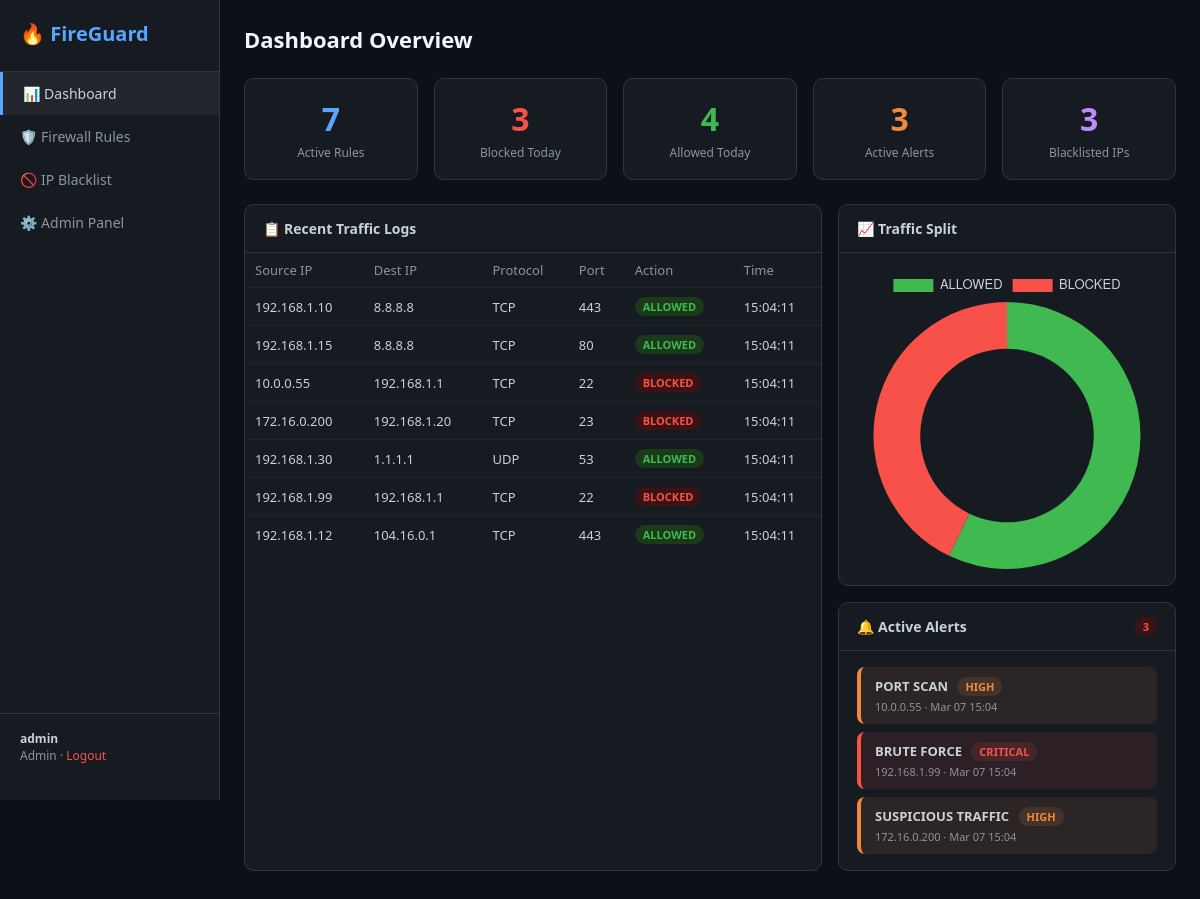
/dashboard.php (signed in), run on the app's committed database.
### tables this page shows
CREATE TABLE traffic_logs (
    id INT AUTO_INCREMENT PRIMARY KEY,
    source_ip VARCHAR(45) NOT NULL,
    dest_ip VARCHAR(45) NOT NULL,
    protocol VARCHAR(10),
    dest_port INT,
    action_taken ENUM('ALLOWED', 'BLOCKED') NOT NULL,
    rule_matched INT,
    bytes_transferred INT DEFAULT 0,
    timestamp TIMESTAMP DEFAULT CURRENT_TIMESTAMP,
    FOREIGN KEY (rule_matched) REFERENCES firewall_rules(id) ON DELETE SET NULL
);

CREATE TABLE alerts (
    id INT AUTO_INCREMENT PRIMARY KEY,
    alert_type ENUM('PORT_SCAN','BRUTE_FORCE','DDoS',
                    'SUSPICIOUS_TRAFFIC','RULE_VIOLATION') NOT NULL,
    source_ip VARCHAR(45),
    description TEXT,
    severity ENUM('LOW','MEDIUM','HIGH','CRITICAL') DEFAULT 'MEDIUM',
    is_resolved TINYINT(1) DEFAULT 0,
    created_at TIMESTAMP DEFAULT CURRENT_TIMESTAMP
);

### dashboard.php (the view, shortened to what this page needs)
<?php
$db = getDB();
$stats['total_rules']   = $db->query("SELECT COUNT(*) FROM firewall_rules WHERE is_active=1")->fetchColumn();
$stats['blocked_today'] = $db->query("SELECT COUNT(*) FROM traffic_logs WHERE action_taken='BLOCKED' AND DATE(timestamp)=CURDATE()")->fetchColumn();
$stats['allowed_today'] = $db->query("SELECT COUNT(*) FROM traffic_logs WHERE action_taken='ALLOWED' AND DATE(timestamp)=CURDATE()")->fetchColumn();
$stats['active_alerts'] = $db->query("SELECT COUNT(*) FROM alerts WHERE is_resolved=0")->fetchColumn();
$stats['blacklisted']   = $db->query("SELECT COUNT(*) FROM blocked_ips")->fetchColumn();
$recentLogs = $db->query("SELECT * FROM traffic_logs ORDER BY timestamp DESC LIMIT 10")->fetchAll();
$alerts     = $db->query("SELECT * FROM alerts WHERE is_resolved=0 ORDER BY created_at DESC LIMIT 5")->fetchAll();
$chartData  = $db->query("SELECT action_taken, COUNT(*) as count FROM traffic_logs GROUP BY action_taken")->fetchAll();
$severityColors = [
    'LOW'      => '#3fb950',
    'MEDIUM'   => '#d29922',
    'HIGH'     => '#f0883e',
    'CRITICAL' => '#f85149'
];
?>
<!DOCTYPE html>
<html lang="en">
<head>
</head>
<body>
<nav class="sidebar">
    <div class="sidebar-logo">🔥 FireGuard</div>
    <a class="nav-item active" href="dashboard.php">📊 Dashboard</a>
    <a class="nav-item" href="rules.php">🛡️ Firewall Rules</a>
    <a class="nav-item" href="blacklist.php">🚫 IP Blacklist</a>
    <?php if ($_SESSION['role'] === 'admin'): ?>
    <a class="nav-item" href="admin.php">⚙️ Admin Panel</a>
    <?php endif; ?>
    <div class="sidebar-footer">
        <strong><?= htmlspecialchars($_SESSION['user']) ?></strong>
        <?= ucfirst($_SESSION['role']) ?>
        · <a class="logout" href="logout.php">Logout</a>
    </div>
</nav>
<main class="main">
    <div class="page-title">Dashboard Overview</div>
    <div class="stats-grid">
        <div class="stat-card blue">
            <div class="value"><?= $stats['total_rules'] ?></div>
            <div class="label">Active Rules</div>
        </div>
        <div class="stat-card red">
            <div class="value"><?= $stats['blocked_today'] ?></div>
            <div class="label">Blocked Today</div>
        </div>
        <div class="stat-card green">
            <div class="value"><?= $stats['allowed_today'] ?></div>
            <div class="label">Allowed Today</div>
        </div>
        <div class="stat-card orange">
            <div class="value"><?= $stats['active_alerts'] ?></div>
            <div class="label">Active Alerts</div>
        </div>
        <div class="stat-card purple">
            <div class="value"><?= $stats['blacklisted'] ?></div>
            <div class="label">Blacklisted IPs</div>
        </div>
    </div>
    <div class="grid-2">
        <div class="panel">
            <div class="panel-header">📋 Recent Traffic Logs</div>
            <div class="panel-body" style="padding:0">
                <table>
                    <thead><tr>
                        <th>Source IP</th><th>Dest IP</th><th>Protocol</th>
                        <th>Port</th><th>Action</th><th>Time</th>
                    </tr></thead>
                    <tbody>
                    <?php foreach ($recentLogs as $log): ?>
                    <tr>
                        <td><?= htmlspecialchars($log['source_ip']) ?></td>
                        <td><?= htmlspecialchars($log['dest_ip']) ?></td>
                        <td><?= htmlspecialchars($log['protocol']) ?></td>
                        <td><?= $log['dest_port'] ?></td>
                        <td>
                            <span class="badge <?= $log['action_taken']==='ALLOWED' ? 'badge-green' : 'badge-red' ?>">
                                <?= $log['action_taken'] ?>
                            </span>
                        </td>
                        <td><?= date('H:i:s', strtotime($log['timestamp'])) ?></td>
                    </tr>
                    <?php endforeach; ?>
                    </tbody>
                </table>
            </div>
        </div>
        <div style="display:flex;flex-direction:column;gap:16px;">
            <div class="panel">
                <div class="panel-header">📈 Traffic Split</div>
                <div class="panel-body" style="text-align:center">
                    <canvas id="trafficChart" height="170"></canvas>
                </div>
            </div>
            <div class="panel">
                <div class="panel-header">
                    🔔 Active Alerts
                    <span class="badge badge-red"><?= $stats['active_alerts'] ?></span>
                </div>
                <div class="panel-body">
                    <?php foreach ($alerts as $alert): ?>
                    <div class="alert-item" style="background:<?= $severityColors[$alert['severity']] ?>18;border-color:<?= $severityColors[$alert['severity']] ?>">
                        <strong><?= str_replace('_',' ',$alert['alert_type']) ?></strong>
                        <span class="badge" style="background:<?= $severityColors[$alert['severity']] ?>22;color:<?= $severityColors[$alert['severity']] ?>;margin-left:6px">
                            <?= $alert['severity'] ?>
                        </span>
                        <div class="alert-meta">
                            <?= htmlspecialchars($alert['source_ip']) ?>
                            · <?= date('M d H:i', strtotime($alert['created_at'])) ?>
                        </div>
                    </div>
                    <?php endforeach; ?>
                </div>
            </div>
        </div>
    </div>
</main>
<script>
const chartData = <?= json_encode($chartData) ?>;
const labels = chartData.map(d => d.action_taken);
const counts = chartData.map(d => parseInt(d.count));
const colors = chartData.map(d => d.action_taken === 'ALLOWED' ? '#3fb950' : '#f85149');
new Chart(document.getElementById('trafficChart'), {
    type: 'doughnut',
    data: { labels, datasets: [{ data: counts, backgroundColor: colors, borderWidth: 0 }] },
    options: {
        plugins: { legend: { labels: { color: '#c9d1d9', font: { size: 13 } } } },
        cutout: '65%'
    }
});
</script>
</body>
</html>

### dashboard.php (style rules this page uses)
* { margin:0; padding:0; box-sizing:border-box; }
body { background:#0d1117; font-family:'Segoe UI',sans-serif; color:#c9d1d9; }
.sidebar { position:fixed;top:0;left:0;width:220px;height:100vh;background:#161b22;border-right:1px solid #30363d;padding:20px 0;display:flex;flex-direction:column; }
.sidebar-logo { padding:0 20px 24px;border-bottom:1px solid #30363d;font-size:20px;font-weight:700;color:#58a6ff; }
.nav-item { display:flex;align-items:center;gap:10px;padding:12px 20px;color:#8b949e;text-decoration:none;font-size:14px;transition:all 0.2s; }
.nav-item:hover,.nav-item.active { color:#c9d1d9;background:#21262d; }
.nav-item.active { border-left:3px solid #58a6ff; }
.sidebar-footer { margin-top:auto;padding:16px 20px;border-top:1px solid #30363d;font-size:12px;color:#8b949e; }
.sidebar-footer strong { color:#c9d1d9;display:block; }
a.logout { color:#f85149;font-size:12px;text-decoration:none; }
.main { margin-left:220px;padding:24px; }
.page-title { font-size:22px;font-weight:700;color:#f0f6fc;margin-bottom:24px; }
.stats-grid { display:grid;grid-template-columns:repeat(5,1fr);gap:16px;margin-bottom:24px; }
.stat-card { background:#161b22;border:1px solid #30363d;border-radius:10px;padding:18px;text-align:center; }
.stat-card .value { font-size:32px;font-weight:700; }
.stat-card .label { font-size:12px;color:#8b949e;margin-top:4px; }
.stat-card.green .value { color:#3fb950; }
.stat-card.red .value { color:#f85149; }
.stat-card.blue .value { color:#58a6ff; }
.stat-card.orange .value { color:#f0883e; }
.stat-card.purple .value { color:#bc8cff; }
.grid-2 { display:grid;grid-template-columns:2fr 1fr;gap:16px;margin-bottom:16px; }
.panel { background:#161b22;border:1px solid #30363d;border-radius:10px;overflow:hidden; }
.panel-header { padding:14px 18px;border-bottom:1px solid #30363d;font-weight:600;font-size:14px;display:flex;justify-content:space-between;align-items:center; }
.panel-body { padding:16px 18px; }
table { width:100%;border-collapse:collapse;font-size:13px; }
th { color:#8b949e;font-weight:500;padding:8px 10px;text-align:left;border-bottom:1px solid #21262d; }
td { padding:9px 10px;border-bottom:1px solid #21262d; }
tr:last-child td { border-bottom:none; }
.badge { display:inline-block;padding:2px 8px;border-radius:12px;font-size:11px;font-weight:600; }
.badge-green { background:#1a3a1a;color:#3fb950; }
.badge-red { background:#3d1212;color:#f85149; }
.alert-item { padding:10px 14px;border-radius:8px;margin-bottom:8px;border-left:4px solid;font-size:13px; }
.alert-item:last-child { margin-bottom:0; }
.alert-meta { font-size:11px;color:#8b949e;margin-top:3px; }

### data on the page
traffic_logs: id "7", rule_matched "3", source_ip "192.168.1.12", dest_ip "104.16.0.1", protocol "TCP", dest_port "443", action_taken "ALLOWED", timestamp "15:04:11"
traffic_logs: source_ip "192.168.1.10", dest_ip "8.8.8.8", protocol "TCP", dest_port "443", action_taken "ALLOWED", timestamp "15:04:11"
traffic_logs: source_ip "192.168.1.15", dest_ip "8.8.8.8", protocol "TCP", dest_port "80", action_taken "ALLOWED", timestamp "15:04:11"
traffic_logs: source_ip "10.0.0.55", dest_ip "192.168.1.1", protocol "TCP", dest_port "22", action_taken "BLOCKED", timestamp "15:04:11"
traffic_logs: source_ip "172.16.0.200", dest_ip "192.168.1.20", protocol "TCP", dest_port "23", action_taken "BLOCKED", timestamp "15:04:11"
traffic_logs: source_ip "192.168.1.30", dest_ip "1.1.1.1", protocol "UDP", dest_port "53", action_taken "ALLOWED", timestamp "15:04:11"
traffic_logs: source_ip "192.168.1.99", dest_ip "192.168.1.1", protocol "TCP", dest_port "22", action_taken "BLOCKED", timestamp "15:04:11"
alerts: alert_type "PORT SCAN", severity "HIGH", source_ip "10.0.0.55", created_at "Mar 07 15:04"
alerts: alert_type "BRUTE FORCE", severity "CRITICAL", source_ip "192.168.1.99", created_at "Mar 07 15:04"
alerts: alert_type "SUSPICIOUS TRAFFIC", severity "HIGH", source_ip "172.16.0.200", created_at "Mar 07 15:04"

### other printed values
$_SESSION['user'] "admin"
$_SESSION['role'] "Admin"
$stats['allowed_today'] "4"
chart data {{ json_encode($chartData) }} [{"action_taken":"ALLOWED","count":4},{"action_taken":"BLOCKED","count":3}]
